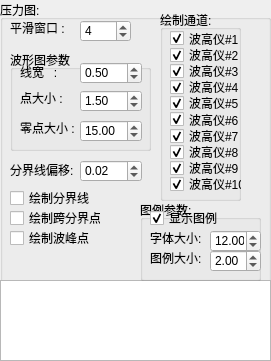
    <widget class="QGroupBox" name="groupBox_29">
     <property name="geometry">
      <rect>
       <x>330</x>
       <y>170</y>
       <width>271</width>
       <height>361</height>
      </rect>
     </property>
     <property name="title">
      <string>压力图:</string>
     </property>
     <widget class="QSpinBox" name="spinBox_smoothWindowSize_sy4_P">
      <property name="geometry">
       <rect>
        <x>80</x>
        <y>20</y>
        <width>51</width>
        <height>22</height>
       </rect>
      </property>
      <property name="value">
       <number>4</number>
      </property>
     </widget>
     <widget class="QLabel" name="label_72">
      <property name="geometry">
       <rect>
        <x>10</x>
        <y>20</y>
        <width>71</width>
        <height>16</height>
       </rect>
      </property>
      <property name="text">
       <string>平滑窗口 : </string>
      </property>
     </widget>
     <widget class="QGroupBox" name="groupBox_30">
      <property name="geometry">
       <rect>
        <x>10</x>
        <y>50</y>
        <width>141</width>
        <height>101</height>
       </rect>
      </property>
      <property name="title">
       <string>波形图参数</string>
      </property>
      <property name="flat">
       <bool>false</bool>
      </property>
      <widget class="QLabel" name="label_73">
       <property name="geometry">
        <rect>
         <x>10</x>
         <y>14</y>
         <width>71</width>
         <height>16</height>
        </rect>
       </property>
       <property name="text">
        <string>线宽   : </string>
       </property>
      </widget>
      <widget class="QDoubleSpinBox" name="sy4_waveformLineWidth_P">
       <property name="geometry">
        <rect>
         <x>70</x>
         <y>12</y>
         <width>62</width>
         <height>22</height>
        </rect>
       </property>
       <property name="singleStep">
        <double>0.100000000000000</double>
       </property>
       <property name="value">
        <double>0.500000000000000</double>
       </property>
      </widget>
      <widget class="QDoubleSpinBox" name="sy4_waveformPointsScale_P">
       <property name="geometry">
        <rect>
         <x>70</x>
         <y>40</y>
         <width>62</width>
         <height>22</height>
        </rect>
       </property>
       <property name="singleStep">
        <double>0.100000000000000</double>
       </property>
       <property name="value">
        <double>1.500000000000000</double>
       </property>
      </widget>
      <widget class="QLabel" name="label_74">
       <property name="geometry">
        <rect>
         <x>10</x>
         <y>40</y>
         <width>71</width>
         <height>16</height>
        </rect>
       </property>
       <property name="text">
        <string>点大小 : </string>
       </property>
      </widget>
      <widget class="QDoubleSpinBox" name="sy4_waveformZeroPointsScale_P">
       <property name="geometry">
        <rect>
         <x>70</x>
         <y>70</y>
         <width>62</width>
         <height>22</height>
        </rect>
       </property>
       <property name="singleStep">
        <double>1.000000000000000</double>
       </property>
       <property name="value">
        <double>15.000000000000000</double>
       </property>
      </widget>
      <widget class="QLabel" name="label_75">
       <property name="geometry">
        <rect>
         <x>10</x>
         <y>70</y>
         <width>71</width>
         <height>16</height>
        </rect>
       </property>
       <property name="text">
        <string>零点大小 : </string>
       </property>
      </widget>
     </widget>
     <widget class="QGroupBox" name="groupBox_31">
      <property name="geometry">
       <rect>
        <x>160</x>
        <y>10</y>
        <width>81</width>
        <height>191</height>
       </rect>
      </property>
      <property name="title">
       <string>绘制通道:</string>
      </property>
      <widget class="QWidget" name="verticalLayoutWidget_13">
       <property name="geometry">
        <rect>
         <x>10</x>
         <y>20</y>
         <width>81</width>
         <height>162</height>
        </rect>
       </property>
       <layout class="QVBoxLayout" name="verticalLayout_13">
        <property name="spacing">
         <number>0</number>
        </property>
        <property name="leftMargin">
         <number>0</number>
        </property>
        <item>
         <widget class="QCheckBox" name="checkBox_sy4_ch_P_1">
          <property name="text">
           <string>波高仪#1</string>
          </property>
          <property name="checked">
           <bool>true</bool>
          </property>
         </widget>
        </item>
        <item>
         <widget class="QCheckBox" name="checkBox_sy4_ch_P_2">
          <property name="text">
           <string>波高仪#2</string>
          </property>
          <property name="checked">
           <bool>true</bool>
          </property>
         </widget>
        </item>
        <item>
         <widget class="QCheckBox" name="checkBox_sy4_ch_P_3">
          <property name="text">
           <string>波高仪#3</string>
          </property>
          <property name="checked">
           <bool>true</bool>
          </property>
         </widget>
        </item>
        <item>
         <widget class="QCheckBox" name="checkBox_sy4_ch_P_4">
          <property name="text">
           <string>波高仪#4</string>
          </property>
          <property name="checked">
           <bool>true</bool>
          </property>
         </widget>
        </item>
        <item>
         <widget class="QCheckBox" name="checkBox_sy4_ch_P_5">
          <property name="text">
           <string>波高仪#5</string>
          </property>
          <property name="checked">
           <bool>true</bool>
          </property>
         </widget>
        </item>
        <item>
         <widget class="QCheckBox" name="checkBox_sy4_ch_P_6">
          <property name="text">
           <string>波高仪#6</string>
          </property>
          <property name="checked">
           <bool>true</bool>
          </property>
         </widget>
        </item>
        <item>
         <widget class="QCheckBox" name="checkBox_sy4_ch_P_7">
          <property name="text">
           <string>波高仪#7</string>
          </property>
          <property name="checked">
           <bool>true</bool>
          </property>
         </widget>
        </item>
        <item>
         <widget class="QCheckBox" name="checkBox_sy4_ch_P_8">
          <property name="text">
           <string>波高仪#8</string>
          </property>
          <property name="checked">
           <bool>true</bool>
          </property>
         </widget>
        </item>
        <item>
         <widget class="QCheckBox" name="checkBox_sy4_ch_P_9">
          <property name="text">
           <string>波高仪#9</string>
          </property>
          <property name="checked">
           <bool>true</bool>
          </property>
         </widget>
        </item>
        <item>
         <widget class="QCheckBox" name="checkBox_sy4_ch_P_10">
          <property name="text">
           <string>波高仪#10</string>
          </property>
          <property name="checked">
           <bool>true</bool>
          </property>
         </widget>
        </item>
       </layout>
      </widget>
     </widget>
     <widget class="QTextEdit" name="sy4_PressFormOut">
      <property name="geometry">
       <rect>
        <x>0</x>
        <y>280</y>
        <width>271</width>
        <height>81</height>
       </rect>
      </property>
      <property name="font">
       <font>
        <pointsize>6</pointsize>
       </font>
      </property>
      <property name="readOnly">
       <bool>true</bool>
      </property>
     </widget>
     <widget class="QDoubleSpinBox" name="sy4_PressformShift">
      <property name="geometry">
       <rect>
        <x>80</x>
        <y>160</y>
        <width>62</width>
        <height>22</height>
       </rect>
      </property>
      <property name="toolTip">
       <string>分界线用于确定波峰</string>
      </property>
      <property name="minimum">
       <double>-0.100000000000000</double>
      </property>
      <property name="maximum">
       <double>0.100000000000000</double>
      </property>
      <property name="singleStep">
       <double>0.010000000000000</double>
      </property>
      <property name="value">
       <double>0.020000000000000</double>
      </property>
     </widget>
     <widget class="QLabel" name="label_76">
      <property name="geometry">
       <rect>
        <x>10</x>
        <y>162</y>
        <width>71</width>
        <height>16</height>
       </rect>
      </property>
      <property name="toolTip">
       <string>分界线用于确定波峰</string>
      </property>
      <property name="text">
       <string>分界线偏移: </string>
      </property>
     </widget>
     <widget class="QCheckBox" name="checkBox_sy4_bDrawDivideLine">
      <property name="geometry">
       <rect>
        <x>10</x>
        <y>190</y>
        <width>81</width>
        <height>16</height>
       </rect>
      </property>
      <property name="toolTip">
       <string>分界线用于确定波峰</string>
      </property>
      <property name="text">
       <string>绘制分界线</string>
      </property>
      <property name="checked">
       <bool>false</bool>
      </property>
     </widget>
     <widget class="QCheckBox" name="checkBox_sy4_bDrawDivideLine_2">
      <property name="geometry">
       <rect>
        <x>10</x>
        <y>210</y>
        <width>91</width>
        <height>16</height>
       </rect>
      </property>
      <property name="toolTip">
       <string>分界线用于确定波峰</string>
      </property>
      <property name="text">
       <string>绘制跨分界点</string>
      </property>
      <property name="checked">
       <bool>false</bool>
      </property>
     </widget>
     <widget class="QCheckBox" name="checkBox_sy4_bDrawDivideLine_3">
      <property name="geometry">
       <rect>
        <x>10</x>
        <y>230</y>
        <width>91</width>
        <height>16</height>
       </rect>
      </property>
      <property name="toolTip">
       <string>分界线用于确定波峰</string>
      </property>
      <property name="text">
       <string>绘制波峰点</string>
      </property>
      <property name="checked">
       <bool>false</bool>
      </property>
     </widget>
     <widget class="QGroupBox" name="groupBox_38">
      <property name="geometry">
       <rect>
        <x>140</x>
        <y>200</y>
        <width>121</width>
        <height>81</height>
       </rect>
      </property>
      <property name="title">
       <string>图例参数:</string>
      </property>
      <widget class="QLabel" name="label_96">
       <property name="geometry">
        <rect>
         <x>10</x>
         <y>30</y>
         <width>71</width>
         <height>16</height>
        </rect>
       </property>
       <property name="text">
        <string>字体大小: </string>
       </property>
      </widget>
      <widget class="QDoubleSpinBox" name="sy4_waveformFontSize_3">
       <property name="geometry">
        <rect>
         <x>70</x>
         <y>30</y>
         <width>51</width>
         <height>22</height>
        </rect>
       </property>
       <property name="singleStep">
        <double>0.500000000000000</double>
       </property>
       <property name="value">
        <double>12.000000000000000</double>
       </property>
      </widget>
      <widget class="QLabel" name="label_97">
       <property name="geometry">
        <rect>
         <x>10</x>
         <y>50</y>
         <width>71</width>
         <height>16</height>
        </rect>
       </property>
       <property name="text">
        <string>图例大小: </string>
       </property>
      </widget>
      <widget class="QDoubleSpinBox" name="sy4_MarkerSize_3">
       <property name="geometry">
        <rect>
         <x>70</x>
         <y>50</y>
         <width>51</width>
         <height>22</height>
        </rect>
       </property>
       <property name="singleStep">
        <double>0.100000000000000</double>
       </property>
       <property name="value">
        <double>2.000000000000000</double>
       </property>
      </widget>
      <widget class="QCheckBox" name="checkBox_sy4_bDrawLegend_3">
       <property name="geometry">
        <rect>
         <x>10</x>
         <y>10</y>
         <width>81</width>
         <height>16</height>
        </rect>
       </property>
       <property name="text">
        <string>显示图例</string>
       </property>
       <property name="checked">
        <bool>true</bool>
       </property>
      </widget>
     </widget>
    </widget>
